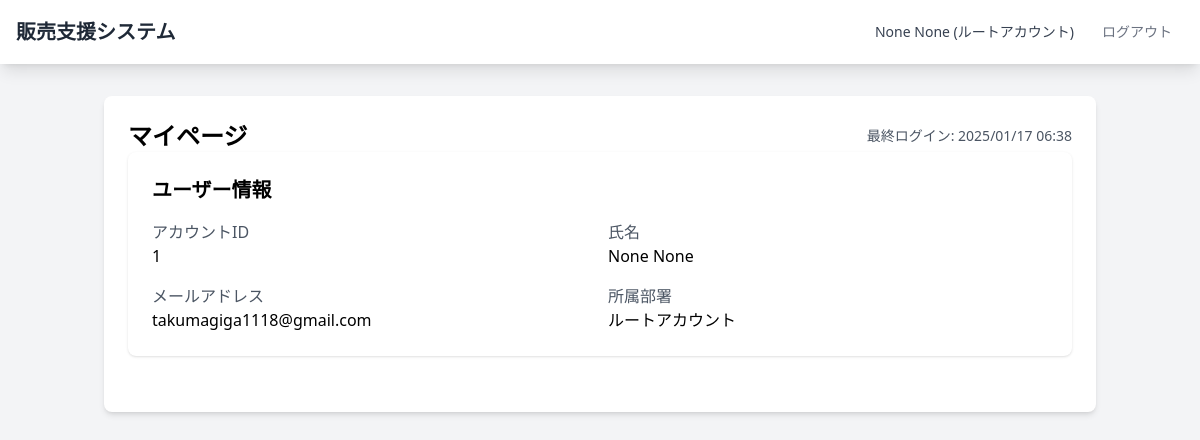
/ (signed in), run on an earlier commit of the app's database.
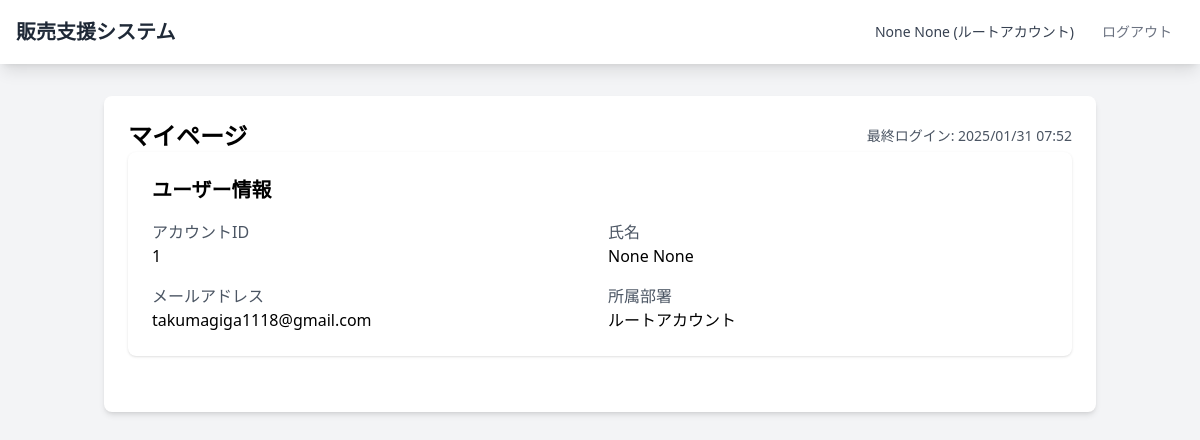
And on a later commit of the database.
### accounts/models.py (models this page shows, shortened)
class User(AbstractBaseUser, PermissionsMixin):
    ACCOUNT_TYPES = (
        ('root', 'Root'),
        ('employee', 'Employee'),
    )
    account_id = models.CharField(
        verbose_name=_("account_id"),
        unique=True,
        max_length=10
    )
    account_type = models.CharField(
        verbose_name=_("account_type"),
        max_length=10,
        choices=ACCOUNT_TYPES,
        default='employee'
    )
    email = models.EmailField(
        verbose_name=_("email"),
        unique=True
    )
    first_name = models.CharField(
        verbose_name=_("first_name"),
        max_length=150,
        null=True,
        blank=False
    )
    last_name = models.CharField(
        verbose_name=_("last_name"),
        max_length=150,
        null=True,
        blank=False
    )
    is_staff = models.BooleanField(
        verbose_name=_("staff status"),
        default=False
    )
    is_superuser = models.BooleanField(
        verbose_name=_("is_superuser"),
        default=False
    )
    department = models.ForeignKey(
        'Department',
        verbose_name=_("department"),
        on_delete=models.PROTECT,
        null=True,
        blank=True
    )
    created_at = models.DateTimeField(
        verbose_name=_("created_at"),
        auto_now_add=True
    )
    updated_at = models.DateTimeField(
        verbose_name=_("updated_at"),
        auto_now=True
    )
    objects = UserManager()
    USERNAME_FIELD = 'account_id'
    REQUIRED_FIELDS = ['email']

### accounts/views.py (the view)
# urls.py: path("", views.IndexView.as_view(), name="index"),
class IndexView(TemplateView):
    template_name = "index.html"
    def get_context_data(self, **kwargs):
        context = super().get_context_data(**kwargs)
        user = self.request.user
        if user.is_authenticated:
            if (user.department and user.department.name == '製品管理部') or user.account_type == 'root':
                context['total_products'] = Product.objects.count()
        return context

### templates/index.html (shortened to what this page needs)
{% extends 'base.html' %}
{% block title %}
{% if user.is_authenticated %}
<div class="flex justify-between items-center">
    <h1 class="text-2xl font-bold">マイページ</h1>
    <div class="text-sm text-gray-600">
        最終ログイン: {{ user.last_login|date:"Y/m/d H:i" }}
    </div>
</div>
{% else %}
<div class="text-2xl font-bold">メインメニュー</div>
{% endif %}
{% endblock %}
{% block content %}
{% if user.is_authenticated %}
    <div class="mb-8 bg-white rounded-lg shadow p-6">
        <h2 class="text-xl font-semibold mb-4">ユーザー情報</h2>
        <div class="grid grid-cols-2 gap-4">
            <div>
                <p class="text-gray-600">アカウントID</p>
                <p class="font-medium">{{ user.account_id }}</p>
            </div>
            <div>
                <p class="text-gray-600">氏名</p>
                <p class="font-medium">{{ user.last_name }} {{ user.first_name }}</p>
            </div>
            <div>
                <p class="text-gray-600">メールアドレス</p>
                <p class="font-medium">{{ user.email }}</p>
            </div>
            <div>
                <p class="text-gray-600">所属部署</p>
                <p class="font-medium">{{ user.department.name|default:"ルートアカウント" }}</p>
            </div>
        </div>
    </div>
{% endif %}
{% endblock %}

### templates/base.html (shortened to what this page needs)
<!DOCTYPE html>
<html lang="ja">
<head>
    <script src="https://cdn.tailwindcss.com"></script>
</head>
<body class="bg-gray-100 min-h-screen">
    {% if user.is_authenticated %}
    <nav class="bg-white shadow-lg">
        <div class="max-w-7xl mx-auto px-4">
            <div class="flex justify-between h-16">
                <div class="flex">
                    <div class="flex-shrink-0 flex items-center">
                        <a href="{% url 'accounts:index' %}" class="text-xl font-bold text-gray-800">
                            販売支援システム
                        </a>
                    </div>
                </div>
                <div class="flex items-center">
                    <span class="text-gray-700 text-sm mr-4">
                        {{ user.first_name }} {{ user.last_name }}
                        {% if user.department %}
                        ({{ user.department.name }})
                        {% else %}
                        (ルートアカウント)
                        {% endif %}
                    </span>
                    <form method="post" action="{% url 'accounts:logout' %}" class="inline">
                        <button type="submit" class="text-gray-500 hover:text-gray-700 px-3 py-2 rounded-md text-sm font-medium">
                            ログアウト
                        </button>
                    </form>
                </div>
            </div>
        </div>
    </nav>
    {% endif %}
    <div class="container mx-auto px-4 py-8">
        <div class="max-w-7xl mx-auto bg-white rounded-lg shadow-md p-6">
            {% block title %}
            {% endblock %}
            {% block content %}
            {% endblock %}
        </div>
    </div>
</body>
</html>

What changed in the data, as far as the page shows it:
changed User "None": last_login "2025/01/17 06:38" → "2025/01/31 07:52"
